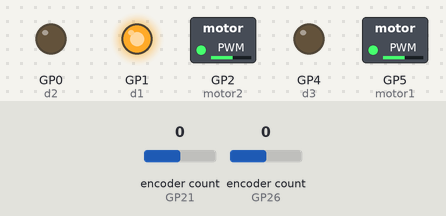
A program run on a simulated Raspberry Pi Pico running CircuitPython. Parts: switched loads named in the program (green lamp = pin HIGH), output pins drawn as LEDs (lit = HIGH). Inputs (shaded band) come from the test bench; at power-on: encoder count (sensors on GP21, GP26) 0. Pins used as bus, display or sensor lines are not drawn; what the program prints to the serial console is not drawn.

Above: at 0.1 s.
Timing chart, 0 to 1.6 s (numbered marks = the images above):
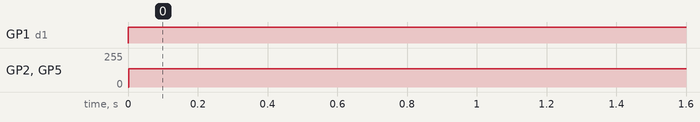

Measured:
- by itself, GP1 (d1): LOW → HIGH at 0.00 s
- by itself, GP2 (motor2), GP5 (motor1): 0/255 → 136/255 at 0.00 s

The program:

right_turn_jr.py
```python
import board
import busio
import time
import analogio
import pwmio
import digitalio
import rotaryio

#time.sleep(10)

motor2 = pwmio.PWMOut(board.GP2, frequency = 1000)

d1 = digitalio.DigitalInOut(board.GP1)
d1.direction = digitalio.Direction.OUTPUT
d2 = digitalio.DigitalInOut(board.GP0)
d2.direction = digitalio.Direction.OUTPUT

motor1 = pwmio.PWMOut(board.GP5, frequency = 1000)

d3 = digitalio.DigitalInOut(board.GP4)
d3.direction = digitalio.Direction.OUTPUT
d4 = digitalio.DigitalInOut(board.GP3)
d4.direction = digitalio.Direction.OUTPUT

d1.value = 0 #backwards left
d2.value = 1 #forwards

d3.value = 1 #backwards right
d4.value = 0 #forwards

left_enc = rotaryio.IncrementalEncoder(board.GP21, board.GP20)  #first one is a second is b
left_last_position = None
right_enc = rotaryio.IncrementalEncoder(board.GP26, board.GP27)  #first one is a second is b
right_last_position = None
left_enc.position = 0
right_enc.position = 0

while True:
    d1.value = 1 #backwards left
    d2.value = 0 #forwards

    d3.value = 0 #backwards right
    d4.value = 1 #forwards


    left_position = left_enc.position
    right_position = right_enc.position
    print("1")
    if left_last_position == None or left_position != left_last_position:
        print("left pos = ", left_position)
        print("2")
    left_last_position = left_position
    if right_last_position == None or right_position != right_last_position:
        print("right pos = ", right_position)
        print("3")
    right_last_position = right_position

    if left_position < 90:
        motor1.duty_cycle = 35000
        print("4")
    else:
        motor1.duty_cycle = 0
    if right_position > -90:
        motor2.duty_cycle = 35000
        print("5")
    else:
        motor2.duty_cycle = 0
        print("6")
```
